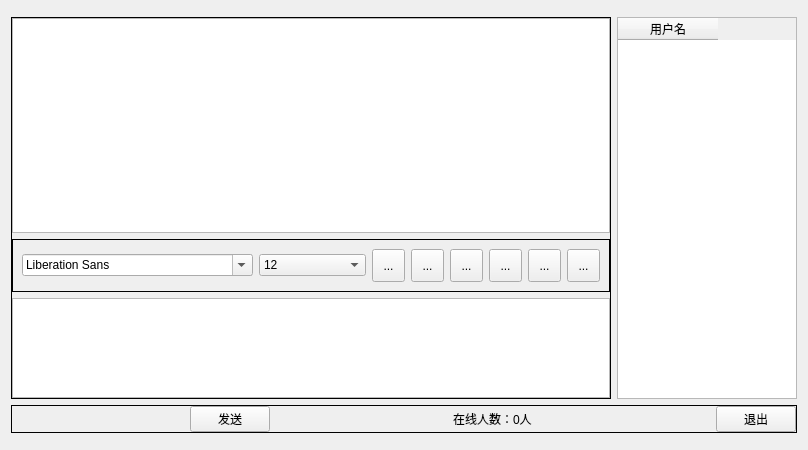
<?xml version="1.0" encoding="UTF-8"?>
<ui version="4.0">
 <class>Widget</class>
 <widget class="QWidget" name="Widget">
  <property name="geometry">
   <rect>
    <x>0</x>
    <y>0</y>
    <width>808</width>
    <height>450</height>
   </rect>
  </property>
  <property name="windowTitle">
   <string>Widget</string>
  </property>
  <layout class="QVBoxLayout" name="verticalLayout_4">
   <item>
    <widget class="QWidget" name="widget_3" native="true">
     <layout class="QVBoxLayout" name="verticalLayout_2">
      <property name="leftMargin">
       <number>0</number>
      </property>
      <property name="topMargin">
       <number>0</number>
      </property>
      <property name="rightMargin">
       <number>0</number>
      </property>
      <property name="bottomMargin">
       <number>0</number>
      </property>
     </layout>
    </widget>
   </item>
   <item>
    <widget class="QWidget" name="widget_6" native="true">
     <layout class="QVBoxLayout" name="verticalLayout_3">
      <property name="leftMargin">
       <number>0</number>
      </property>
      <property name="topMargin">
       <number>0</number>
      </property>
      <property name="rightMargin">
       <number>0</number>
      </property>
      <property name="bottomMargin">
       <number>0</number>
      </property>
      <item>
       <widget class="QWidget" name="widget_4" native="true">
        <property name="minimumSize">
         <size>
          <width>0</width>
          <height>0</height>
         </size>
        </property>
        <layout class="QHBoxLayout" name="horizontalLayout_4">
         <property name="leftMargin">
          <number>0</number>
         </property>
         <property name="topMargin">
          <number>0</number>
         </property>
         <property name="rightMargin">
          <number>0</number>
         </property>
         <property name="bottomMargin">
          <number>0</number>
         </property>
         <item>
          <widget class="QWidget" name="widget_2" native="true">
           <layout class="QHBoxLayout" name="horizontalLayout_3">
            <property name="leftMargin">
             <number>0</number>
            </property>
            <property name="topMargin">
             <number>0</number>
            </property>
            <property name="rightMargin">
             <number>0</number>
            </property>
            <property name="bottomMargin">
             <number>0</number>
            </property>
            <item>
             <widget class="QFrame" name="frame_3">
              <property name="frameShape">
               <enum>QFrame::Box</enum>
              </property>
              <layout class="QVBoxLayout" name="verticalLayout">
               <property name="leftMargin">
                <number>0</number>
               </property>
               <property name="topMargin">
                <number>0</number>
               </property>
               <property name="rightMargin">
                <number>0</number>
               </property>
               <property name="bottomMargin">
                <number>0</number>
               </property>
               <item>
                <widget class="QTextBrowser" name="msgBrowser"/>
               </item>
               <item>
                <widget class="QFrame" name="frame_2">
                 <property name="frameShape">
                  <enum>QFrame::Box</enum>
                 </property>
                 <layout class="QHBoxLayout" name="horizontalLayout_2">
                  <item>
                   <widget class="QFontComboBox" name="fontCbx"/>
                  </item>
                  <item>
                   <widget class="QComboBox" name="sizeCbx">
                    <property name="currentIndex">
                     <number>4</number>
                    </property>
                    <item>
                     <property name="text">
                      <string>8</string>
                     </property>
                    </item>
                    <item>
                     <property name="text">
                      <string>9</string>
                     </property>
                    </item>
                    <item>
                     <property name="text">
                      <string>10</string>
                     </property>
                    </item>
                    <item>
                     <property name="text">
                      <string>11</string>
                     </property>
                    </item>
                    <item>
                     <property name="text">
                      <string>12</string>
                     </property>
                    </item>
                    <item>
                     <property name="text">
                      <string>13</string>
                     </property>
                    </item>
                    <item>
                     <property name="text">
                      <string>14</string>
                     </property>
                    </item>
                    <item>
                     <property name="text">
                      <string>15</string>
                     </property>
                    </item>
                    <item>
                     <property name="text">
                      <string>16</string>
                     </property>
                    </item>
                    <item>
                     <property name="text">
                      <string>17</string>
                     </property>
                    </item>
                    <item>
                     <property name="text">
                      <string>18</string>
                     </property>
                    </item>
                    <item>
                     <property name="text">
                      <string>19</string>
                     </property>
                    </item>
                    <item>
                     <property name="text">
                      <string>20</string>
                     </property>
                    </item>
                    <item>
                     <property name="text">
                      <string>21</string>
                     </property>
                    </item>
                    <item>
                     <property name="text">
                      <string>22</string>
                     </property>
                    </item>
                   </widget>
                  </item>
                  <item>
                   <widget class="QToolButton" name="boldTBtn">
                    <property name="minimumSize">
                     <size>
                      <width>33</width>
                      <height>33</height>
                     </size>
                    </property>
                    <property name="toolTip">
                     <string>加粗</string>
                    </property>
                    <property name="text">
                     <string>...</string>
                    </property>
                    <property name="icon">
                     <iconset resource="res.qrc">
                      <normaloff>:/images/bold.png</normaloff>:/images/bold.png</iconset>
                    </property>
                    <property name="iconSize">
                     <size>
                      <width>26</width>
                      <height>26</height>
                     </size>
                    </property>
                    <property name="checkable">
                     <bool>true</bool>
                    </property>
                   </widget>
                  </item>
                  <item>
                   <widget class="QToolButton" name="italicTBtn">
                    <property name="minimumSize">
                     <size>
                      <width>33</width>
                      <height>33</height>
                     </size>
                    </property>
                    <property name="toolTip">
                     <string>倾斜</string>
                    </property>
                    <property name="text">
                     <string>...</string>
                    </property>
                    <property name="icon">
                     <iconset resource="res.qrc">
                      <normaloff>:/images/italic.png</normaloff>:/images/italic.png</iconset>
                    </property>
                    <property name="iconSize">
                     <size>
                      <width>26</width>
                      <height>26</height>
                     </size>
                    </property>
                    <property name="checkable">
                     <bool>true</bool>
                    </property>
                   </widget>
                  </item>
                  <item>
                   <widget class="QToolButton" name="underlineTBtn">
                    <property name="minimumSize">
                     <size>
                      <width>33</width>
                      <height>33</height>
                     </size>
                    </property>
                    <property name="toolTip">
                     <string>下划线</string>
                    </property>
                    <property name="text">
                     <string>...</string>
                    </property>
                    <property name="icon">
                     <iconset resource="res.qrc">
                      <normaloff>:/images/under.png</normaloff>:/images/under.png</iconset>
                    </property>
                    <property name="iconSize">
                     <size>
                      <width>26</width>
                      <height>26</height>
                     </size>
                    </property>
                    <property name="checkable">
                     <bool>true</bool>
                    </property>
                   </widget>
                  </item>
                  <item>
                   <widget class="QToolButton" name="colorTBtn">
                    <property name="minimumSize">
                     <size>
                      <width>33</width>
                      <height>33</height>
                     </size>
                    </property>
                    <property name="toolTip">
                     <string>更改字体颜色</string>
                    </property>
                    <property name="text">
                     <string>...</string>
                    </property>
                    <property name="icon">
                     <iconset resource="res.qrc">
                      <normaloff>:/images/color.png</normaloff>:/images/color.png</iconset>
                    </property>
                    <property name="iconSize">
                     <size>
                      <width>26</width>
                      <height>26</height>
                     </size>
                    </property>
                   </widget>
                  </item>
                  <item>
                   <widget class="QToolButton" name="saveTBtn">
                    <property name="minimumSize">
                     <size>
                      <width>33</width>
                      <height>33</height>
                     </size>
                    </property>
                    <property name="toolTip">
                     <string>保存聊天记录</string>
                    </property>
                    <property name="text">
                     <string>...</string>
                    </property>
                    <property name="icon">
                     <iconset resource="res.qrc">
                      <normaloff>:/images/save.png</normaloff>:/images/save.png</iconset>
                    </property>
                    <property name="iconSize">
                     <size>
                      <width>26</width>
                      <height>26</height>
                     </size>
                    </property>
                   </widget>
                  </item>
                  <item>
                   <widget class="QToolButton" name="clearTBtn">
                    <property name="minimumSize">
                     <size>
                      <width>33</width>
                      <height>33</height>
                     </size>
                    </property>
                    <property name="toolTip">
                     <string>清空聊天记录</string>
                    </property>
                    <property name="text">
                     <string>...</string>
                    </property>
                    <property name="icon">
                     <iconset resource="res.qrc">
                      <normaloff>:/images/clear.png</normaloff>:/images/clear.png</iconset>
                    </property>
                    <property name="iconSize">
                     <size>
                      <width>26</width>
                      <height>26</height>
                     </size>
                    </property>
                   </widget>
                  </item>
                 </layout>
                </widget>
               </item>
               <item>
                <widget class="QTextEdit" name="msgTxtEdit">
                 <property name="maximumSize">
                  <size>
                   <width>16777215</width>
                   <height>100</height>
                  </size>
                 </property>
                </widget>
               </item>
              </layout>
             </widget>
            </item>
           </layout>
          </widget>
         </item>
         <item>
          <widget class="QTableWidget" name="usrTblWidget">
           <property name="minimumSize">
            <size>
             <width>180</width>
             <height>0</height>
            </size>
           </property>
           <property name="maximumSize">
            <size>
             <width>180</width>
             <height>16777215</height>
            </size>
           </property>
           <property name="selectionMode">
            <enum>QAbstractItemView::SingleSelection</enum>
           </property>
           <property name="selectionBehavior">
            <enum>QAbstractItemView::SelectRows</enum>
           </property>
           <property name="showGrid">
            <bool>false</bool>
           </property>
           <column>
            <property name="text">
             <string>用户名</string>
            </property>
           </column>
          </widget>
         </item>
        </layout>
       </widget>
      </item>
      <item>
       <widget class="QFrame" name="frame_5">
        <property name="frameShape">
         <enum>QFrame::Box</enum>
        </property>
        <layout class="QHBoxLayout" name="horizontalLayout_5">
         <property name="leftMargin">
          <number>0</number>
         </property>
         <property name="topMargin">
          <number>0</number>
         </property>
         <property name="rightMargin">
          <number>0</number>
         </property>
         <property name="bottomMargin">
          <number>0</number>
         </property>
         <item>
          <spacer name="horizontalSpacer">
           <property name="orientation">
            <enum>Qt::Horizontal</enum>
           </property>
           <property name="sizeHint" stdset="0">
            <size>
             <width>40</width>
             <height>20</height>
            </size>
           </property>
          </spacer>
         </item>
         <item>
          <widget class="QPushButton" name="sendBtn">
           <property name="text">
            <string>发送</string>
           </property>
          </widget>
         </item>
         <item>
          <spacer name="horizontalSpacer_2">
           <property name="orientation">
            <enum>Qt::Horizontal</enum>
           </property>
           <property name="sizeHint" stdset="0">
            <size>
             <width>40</width>
             <height>20</height>
            </size>
           </property>
          </spacer>
         </item>
         <item>
          <widget class="QLabel" name="usrNumLbl">
           <property name="text">
            <string>在线人数：0人</string>
           </property>
          </widget>
         </item>
         <item>
          <spacer name="horizontalSpacer_3">
           <property name="orientation">
            <enum>Qt::Horizontal</enum>
           </property>
           <property name="sizeHint" stdset="0">
            <size>
             <width>40</width>
             <height>20</height>
            </size>
           </property>
          </spacer>
         </item>
         <item>
          <widget class="QPushButton" name="exitBtn">
           <property name="text">
            <string>退出</string>
           </property>
          </widget>
         </item>
        </layout>
       </widget>
      </item>
     </layout>
    </widget>
   </item>
   <item>
    <widget class="QWidget" name="widget" native="true">
     <layout class="QHBoxLayout" name="horizontalLayout">
      <property name="leftMargin">
       <number>0</number>
      </property>
      <property name="topMargin">
       <number>0</number>
      </property>
      <property name="rightMargin">
       <number>0</number>
      </property>
      <property name="bottomMargin">
       <number>0</number>
      </property>
     </layout>
    </widget>
   </item>
  </layout>
 </widget>
 <resources>
  <include location="res.qrc"/>
 </resources>
 <connections/>
</ui>
